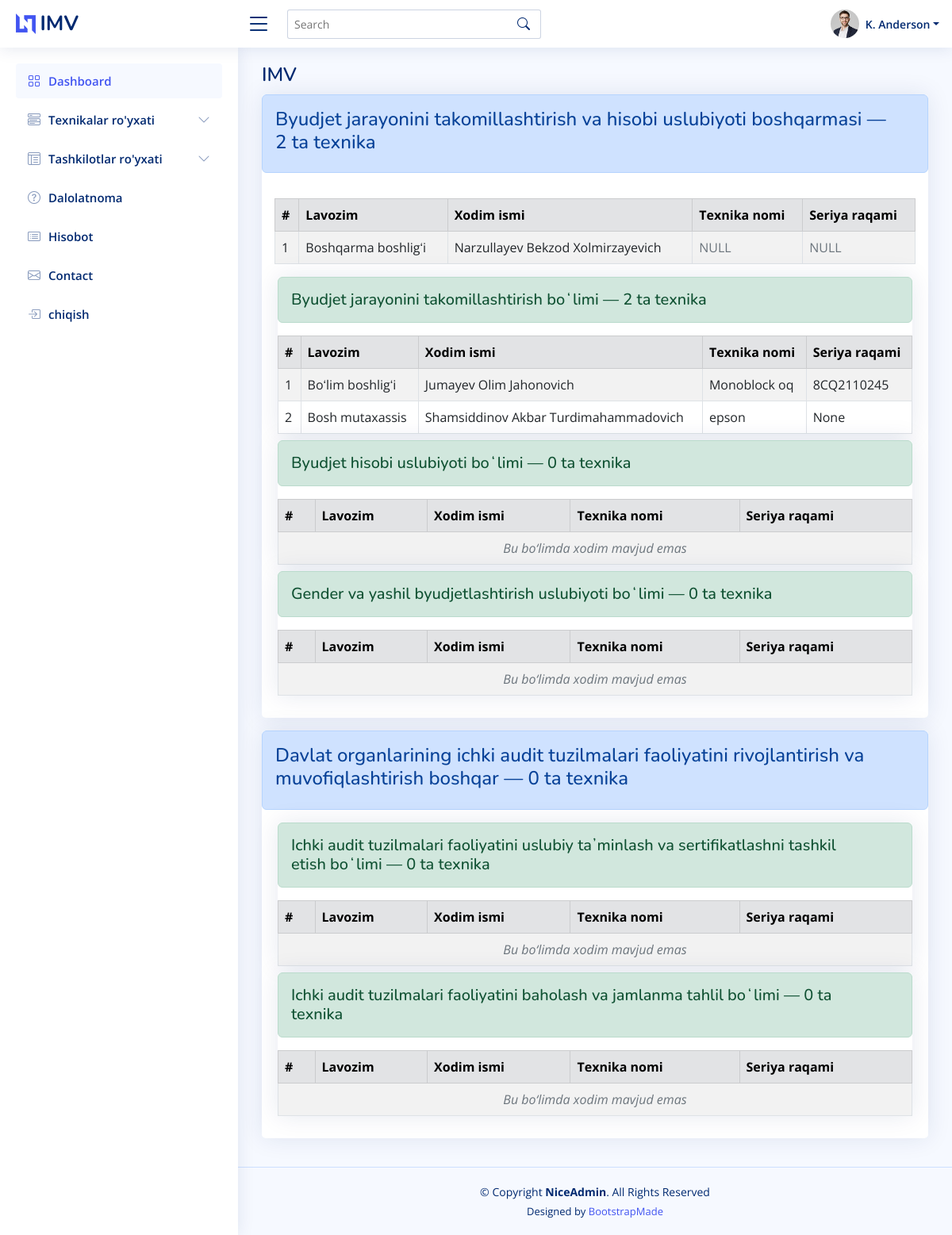
/organization/1/, run on an earlier commit of the app's database.
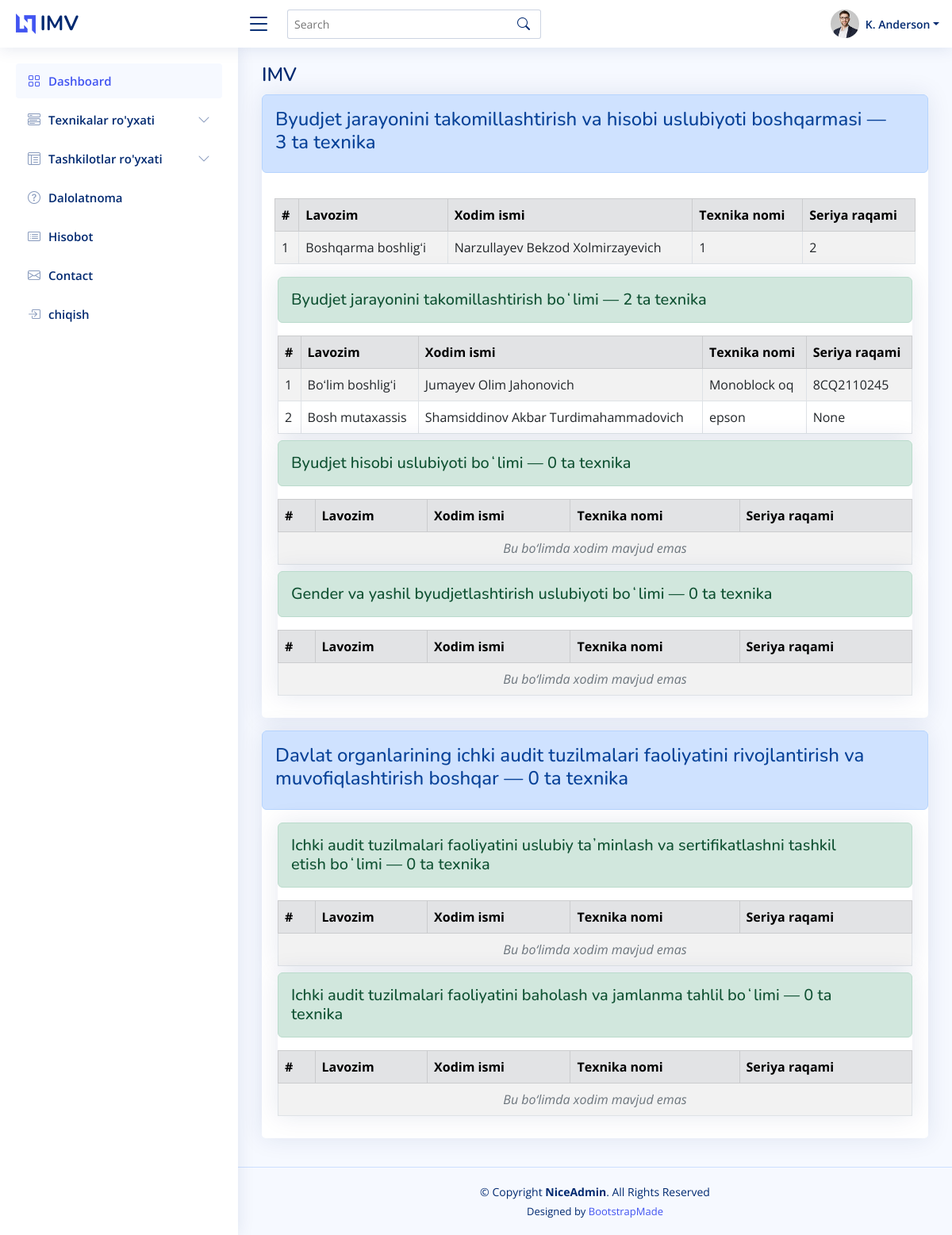
And on a later commit of the database.
### main/models.py (models this page shows, shortened)
class Organization(models.Model):
    name = models.CharField(max_length=100)
    is_active = models.BooleanField(default=True)
    author = models.ForeignKey(User,on_delete=models.SET_NULL,null=True,blank=True)
    date_creat = models.DateField(auto_now_add=True)
    date_edit = models.DateField(auto_now=True)
    class Meta:
        db_table = 'organization'

class Department(models.Model):
    organization = models.ForeignKey(Organization, on_delete=models.SET_NULL,null=True,blank=True)
    region = models.ForeignKey(Region, on_delete=models.SET_NULL,null=True,blank=True)
    name = models.CharField(max_length=100)
    is_active = models.BooleanField(default=True)
    author = models.ForeignKey(User, on_delete=models.SET_NULL,null=True,blank=True)
    date_creat = models.DateField(auto_now_add=True)
    date_edit = models.DateField(auto_now=True)
    class Meta:
        db_table = 'department'

class Employee(models.Model):
    position = models.ForeignKey(Position, on_delete=models.SET_NULL,null=True,blank=True)
    department = models.ForeignKey(Department, on_delete=models.SET_NULL,null=True,blank=True)
    organization = models.ForeignKey(Organization, on_delete=models.SET_NULL, null=True, blank=True)
    rank = models.ForeignKey(Rank, on_delete=models.SET_NULL,null=True,blank=True)
    full_name = models.CharField(max_length=200)
    phone = models.CharField(max_length=100,null=True,blank=True)
    is_staff = models.BooleanField(default=True)
    is_active = models.BooleanField(default=True)
    author = models.ForeignKey(User, on_delete=models.SET_NULL,null=True,blank=True)
    date_creat = models.DateField(auto_now_add=True)
    date_edit = models.DateField(auto_now=True)
    class Meta:
        db_table = 'employee'

class Rank(models.Model):
    name = models.CharField(max_length=100)
    is_active = models.BooleanField(default=True)
    author = models.ForeignKey(User, on_delete=models.SET_NULL,null=True,blank=True)
    date_creat = models.DateField(auto_now_add=True)
    date_edit = models.DateField(auto_now=True)
    def __str__(self):
        return self.name
    class Meta:
        db_table = 'rank'

class Position(models.Model):
    department = models.ForeignKey(Department, on_delete=models.SET_NULL,null=True,blank=True)
    name = models.CharField(max_length=100)
    is_active = models.BooleanField(default=True)
    author = models.ForeignKey(User, on_delete=models.SET_NULL,null=True,blank=True)
    date_creat = models.DateField(auto_now_add=True)
    date_edit = models.DateField(auto_now=True)
    class Meta:
        db_table = 'position'

class Technics(models.Model):
    category = models.ForeignKey(Category, on_delete=models.SET_NULL,null=True,blank=True)
    employee = models.ForeignKey(Employee, on_delete=models.SET_NULL,null=True,blank=True)
    name = models.CharField(max_length=100)
    model = models.CharField(max_length=100,null=True,blank=True)
    serial = models.CharField(max_length=100,null=True,blank=True)
    moc = models.CharField(max_length=100, null=True, blank=True)
    ip = models.CharField(max_length=100,null=True,blank=True)
    year = models.CharField(max_length=50,null=True,blank=True)
    body = models.CharField(max_length=500,null=True,blank=True)
    is_staff = models.BooleanField(default=True)
    is_active = models.BooleanField(default=True)
    author = models.ForeignKey(User, on_delete=models.SET_NULL,null=True,blank=True)
    date_creat = models.DateField(auto_now_add=True)
    date_edit = models.DateField(auto_now=True)
    class Meta:
        db_table = 'technics'

### main/views.py (the view)
# urls.py: path('organization/<int:pk>/', organization, name='organization'),
def organization(request, pk):
    organization = get_object_or_404(Organization, pk=pk)
    positions_qs = Position.objects.annotate(
        technics_count=Count('employee__technics')
    ).prefetch_related(
        'employee_set__technics_set'
    )
    departments = Department.objects.filter(organization=organization) \
        .annotate(
        technics_count=Count('position__employee__technics', distinct=True)+Count('employee__technics', distinct=True),
    ) \
        .prefetch_related(
        Prefetch('position_set', queryset=positions_qs)
    )
    context = {
        'organization': organization,
        'departments': departments,
        'categorys': Category.objects.all(),
        'organizations': Organization.objects.all(),
    }
    return render(request, 'main/organization.html', context)

### templates/main/organization.html (shortened to what this page needs)
{% extends 'base.html' %}
{% load static %}
{% block content %}
  <main id="main" class="main">
    <div class="pagetitle">
      <h1>{{organization.name}}</h1>
    </div>
     <section class="section">
      <div class="row align-items-top">
        <div class="col-lg-12">
          {% for dep in departments %}
            <div class="card mb-3">
              <div class="alert alert-primary alert-dismissible">
                <h4>{{ dep.name }} — {{ dep.technics_count }} ta texnika</h4>
              </div>
              {% if dep.employee_set %}
                {% for emp in dep.employee_set.all %}
                  <div class="card-body p-0 m-3">
                    <table class="table table-bordered table-striped mb-0">
                      <thead class="table-secondary">
                        <tr>
                          <th>#</th>
                          <th>Lavozim</th>
                          <th>Xodim ismi</th>
                          <th>Texnika nomi</th>
                          <th>Seriya raqami</th>
                        </tr>
                      </thead>
                      <tbody>
                          {% with emp.technics_set.all as techs %}
                            {% if techs %}
                              {% for tech in techs %}
                              <tr>
                                <td>{{ forloop.parentloop.counter }}</td>
                                <td>{{ emp.rank }}</td>
                                <td>{{ emp.full_name }}</td>
                                <td>{{ tech.name }}</td>
                                <td>{{ tech.serial }}</td>
                              </tr>
                              {% endfor %}
                            {% else %}
                              <tr>
                                <td>{{ forloop.counter }}</td>
                                <td>{{ emp.rank }}</td>
                                <td>{{ emp.full_name }}</td>
                                <td class="text-muted">NULL</td>
                                <td class="text-muted">NULL</td>
                              </tr>
                            {% endif %}
                          {% endwith %}
                      </tbody>
                    </table>
                  </div>
                {% endfor %}
              {% endif %}
              <div class="card-body">
                {% for pos in dep.position_set.all %}
                <div class="card mb-2">
                  <div class="alert alert-success alert-dismissible">
                    <h5 class="mb-0">{{ pos.name }} — {{ pos.technics_count }} ta texnika</h5>
                  </div>
                  <div class="card-body p-0">
                    <table class="table table-bordered table-striped mb-0">
                      <thead class="table-secondary">
                        <tr>
                          <th>#</th>
                          <th>Lavozim</th>
                          <th>Xodim ismi</th>
                          <th>Texnika nomi</th>
                          <th>Seriya raqami</th>
                        </tr>
                      </thead>
                      <tbody>
                        {% for emp in pos.employee_set.all %}
                          {% with emp.technics_set.all as techs %}
                            {% if techs %}
                              {% for tech in techs %}
                              <tr>
                                <td>{{ forloop.parentloop.counter }}</td>
                                <td>{{ emp.rank }}</td>
                                <td>{{ emp.full_name }}</td>
                                <td>{{ tech.name }}</td>
                                <td>{{ tech.serial }}</td>
                              </tr>
                              {% endfor %}
                            {% endif %}
                          {% endwith %}
                        {% empty %}
                          <tr>
                            <td colspan="5" class="text-center text-muted">
                              <em>Bu bo‘limda xodim mavjud emas</em>
                            </td>
                          </tr>
                        {% endfor %}
                      </tbody>
                    </table>
                  </div>
                </div>
                {% empty %}
                  <p class="text-muted"><em>Bu bo‘limda shtatlar mavjud emas.</em></p>
                {% endfor %}
              </div>
            </div>
            {% endfor %}
        </div>
      </div>
    </section>
  </main>
{% endblock content %}

### templates/base.html (shortened to what this page needs)
<!DOCTYPE html>{% load static %}
<html lang="en">
<head>
  <link href="{% static 'vendor/bootstrap/css/bootstrap.min.css' %}" rel="stylesheet">
  <link href="{% static 'vendor/bootstrap-icons/bootstrap-icons.css' %}" rel="stylesheet">
  <link href="{% static 'vendor/boxicons/css/boxicons.min.css' %}" rel="stylesheet">
  <link href="{% static 'vendor/quill/quill.snow.css' %}" rel="stylesheet">
  <link href="{% static 'vendor/quill/quill.bubble.css' %}" rel="stylesheet">
  <link href="{% static 'vendor/remixicon/remixicon.css' %}" rel="stylesheet">
  <link href="{% static 'vendor/simple-datatables/style.css' %}" rel="stylesheet">
  <link href="{% static 'css/style.css' %}" rel="stylesheet">
</head>
<body>
  <header id="header" class="header fixed-top d-flex align-items-center">
    <div class="d-flex align-items-center justify-content-between">
      <a href="#" class="logo d-flex align-items-center">
        <img src="{% static 'img/logo.png' %}" alt="">
        <span class="d-none d-lg-block">IMV</span>
      </a>
      <i class="bi bi-list toggle-sidebar-btn"></i>
    </div>
    <div class="search-bar">
      <form class="search-form d-flex align-items-center" method="POST" action="#">
        <input type="text" name="query" placeholder="Search" title="Enter search keyword">
        <button type="submit" title="Search"><i class="bi bi-search"></i></button>
      </form>
    </div>
    <nav class="header-nav ms-auto">
      <ul class="d-flex align-items-center">
        <li class="nav-item dropdown pe-3">
          <a class="nav-link nav-profile d-flex align-items-center pe-0" href="#" data-bs-toggle="dropdown">
            <img src="{% static 'img/profile-img.jpg' %}" alt="Profile" class="rounded-circle">
            <span class="d-none d-md-block dropdown-toggle ps-2">K. Anderson</span>
          </a>
        </li>
      </ul>
    </nav>
  </header>
  <aside id="sidebar" class="sidebar">
    <ul class="sidebar-nav" id="sidebar-nav">
      <li class="nav-item">
        <a class="nav-link " href="#">
          <i class="bi bi-grid"></i>
          <span>Dashboard</span>
        </a>
      </li>
      <li class="nav-item">
        <a class="nav-link collapsed" data-bs-target="#components-nav" data-bs-toggle="collapse" href="#">
          <i class="bi bi-menu-button-wide"></i><span>Texnikalar ro'yxati</span><i class="bi bi-chevron-down ms-auto"></i>
        </a>
      </li>
      <li class="nav-item">
        <a class="nav-link collapsed" data-bs-target="#forms-nav" data-bs-toggle="collapse" href="#">
          <i class="bi bi-layout-text-window-reverse"></i><span>Tashkilotlar ro'yxati</span><i class="bi bi-chevron-down ms-auto"></i>
        </a>
      </li>
      <li class="nav-item">
        <a class="nav-link collapsed" href="pages-faq.html">
          <i class="bi bi-question-circle"></i>
              <span>Dalolatnoma</span>
        </a>
      </li>
      <li class="nav-item">
        <a class="nav-link collapsed" href="pages-register.html">
          <i class="bi bi-card-list"></i>
          <span>Hisobot</span>
        </a>
      </li>
      <li class="nav-item">
        <a class="nav-link collapsed" href="pages-contact.html">
          <i class="bi bi-envelope"></i>
          <span>Contact</span>
        </a>
      </li>
      <li class="nav-item">
        <a class="nav-link collapsed" href="pages-login.html">
          <i class="bi bi-box-arrow-in-right"></i>
          <span>chiqish</span>
        </a>
      </li>
    </ul>
  </aside>
  {% block content %}
  {% endblock content %}
  <footer id="footer" class="footer">
    <div class="copyright">
      &copy; Copyright <strong><span>NiceAdmin</span></strong>. All Rights Reserved
    </div>
    <div class="credits">
      Designed by <a href="https://bootstrapmade.com/">BootstrapMade</a>
    </div>
  </footer>
</body>
</html>

### static/css/style.css (style rules this page uses)
:root { scroll-behavior: smooth; }
body { font-family: "Open Sans", sans-serif; background: #f6f9ff; color: #444444; }
a { color: #4154f1; text-decoration: none; }
h1, h2, h3, h4, h5, h6 { font-family: "Nunito", sans-serif; }
#main { margin-top: 60px; padding: 20px 30px; transition: all 0.3s; }
.pagetitle { margin-bottom: 10px; }
.pagetitle h1 { font-size: 24px; margin-bottom: 0; font-weight: 600; color: #012970; }
.card { margin-bottom: 30px; border: none; border-radius: 5px; box-shadow: 0px 0 30px rgba(1, 41, 112, 0.1); }
.card-body { padding: 0 20px 20px 20px; }
.logo { line-height: 1; }
@media (min-width: 1200px) { .logo { width: 280px; } }
.logo img { max-height: 26px; margin-right: 6px; }
.logo span { font-size: 26px; font-weight: 700; color: #012970; font-family: "Nunito", sans-serif; }
.header { transition: all 0.5s; z-index: 997; height: 60px; box-shadow: 0px 2px 20px rgba(1, 41, 112, 0.1); background-color: #fff; padding-left: 20px; }
.header .toggle-sidebar-btn { font-size: 32px; padding-left: 10px; cursor: pointer; color: #012970; }
.header .search-bar { min-width: 360px; padding: 0 20px; }
.header .search-form { width: 100%; }
.header .search-form input { border: 0; font-size: 14px; color: #012970; border: 1px solid rgba(1, 41, 112, 0.2); padding: 7px 38px 7px 8px; border-radius: 3px; transition: 0.3s; width: 100%; }
.header .search-form button { border: 0; padding: 0; margin-left: -30px; background: none; }
.header .search-form button i { color: #012970; }
.header-nav ul { list-style: none; }
.header-nav>ul { margin: 0; padding: 0; }
.header-nav .nav-profile { color: #012970; }
.header-nav .nav-profile img { max-height: 36px; }
.header-nav .nav-profile span { font-size: 14px; font-weight: 600; }
.sidebar { position: fixed; top: 60px; left: 0; bottom: 0; width: 300px; z-index: 996; transition: all 0.3s; padding: 20px; overflow-y: auto; scrollbar-width: thin; scrollbar-color: #aab7cf transparent; box-shadow: 0px 0px 20px rgba(1, 41, 112, 0.1); background-color: #fff; }
@media (min-width: 1200px) { #main, #footer { margin-left: 300px; } }
.sidebar-nav { padding: 0; margin: 0; list-style: none; }
.sidebar-nav li { padding: 0; margin: 0; list-style: none; }
.sidebar-nav .nav-item { margin-bottom: 5px; }
.sidebar-nav .nav-link { display: flex; align-items: center; font-size: 15px; font-weight: 600; color: #4154f1; transition: 0.3; background: #f6f9ff; padding: 10px 15px; border-radius: 4px; }
.sidebar-nav .nav-link i { font-size: 16px; margin-right: 10px; color: #4154f1; }
.sidebar-nav .nav-link.collapsed { color: #012970; background: #fff; }
.sidebar-nav .nav-link.collapsed i { color: #899bbd; }
.sidebar-nav .nav-link .bi-chevron-down { margin-right: 0; transition: transform 0.2s ease-in-out; }
.footer { padding: 20px 0; font-size: 14px; transition: all 0.3s; border-top: 1px solid #cddfff; }
.footer .copyright { text-align: center; color: #012970; }
.footer .credits { padding-top: 5px; text-align: center; font-size: 13px; color: #012970; }

What changed in the data, as far as the page shows it:
computed for Department "Byudjet jarayonini takomillashtirish va hisobi uslubiyoti boshqarmasi": technics_count "2" → "3"
shown differently, row unchanged: Employee "Narzullayev Bekzod Xolmirzayevich": rank "Boshqarma boshligʻi" → (not shown); full_name "Narzullayev Bekzod Xolmirzayevich" → (not shown)
added Technics: {{ emp.rank }} "Boshqarma boshligʻi", {{ emp.full_name }} "Narzullayev Bekzod Xolmirzayevich", name "1", serial "2", shown under Employee "Narzullayev Bekzod Xolmirzayevich"
